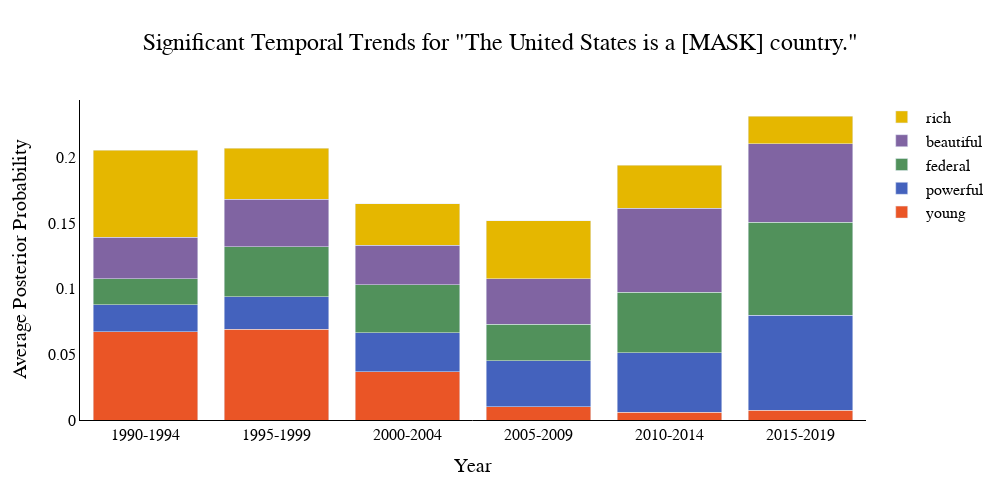

Notebook cell for this chart:
### Code cell
visuzlize_process('The United States is a [MASK] country.', top_k=25, saveas='us_country.html')

### Figure 1 — Plotly figure (JSON) as saved in the notebook; plotly's stock layout.template omitted (floating-point values rounded to 4 significant figures)
{"data": [{"hovertemplate": "<b> young</b><br> Years: %{x}<br> Probability: %{y:.3f}<extra></extra>", "marker": {"color": "#EA5526"}, "name": " young", "type": "bar", "x": ["1990-1994", "1995-1999", "2000-2004", "2005-2009", "2010-2014", "2015-2019"], "y": [0.06735, 0.06936, 0.0368, 0.009968, 0.005784, 0.007366]}, {"hovertemplate": "<b> powerful</b><br> Years: %{x}<br> Probability: %{y:.3f}<extra></extra>", "marker": {"color": "#4462BD"}, "name": " powerful", "type": "bar", "x": ["1990-1994", "1995-1999", "2000-2004", "2005-2009", "2010-2014", "2015-2019"], "y": [0.02043, 0.02461, 0.02981, 0.03535, 0.04562, 0.0727]}, {"hovertemplate": "<b> federal</b><br> Years: %{x}<br> Probability: %{y:.3f}<extra></extra>", "marker": {"color": "#51915B"}, "name": " federal", "type": "bar", "x": ["1990-1994", "1995-1999", "2000-2004", "2005-2009", "2010-2014", "2015-2019"], "y": [0.0198, 0.03821, 0.03647, 0.02771, 0.04601, 0.07063]}, {"hovertemplate": "<b> beautiful</b><br> Years: %{x}<br> Probability: %{y:.3f}<extra></extra>", "marker": {"color": "#8064A2"}, "name": " beautiful", "type": "bar", "x": ["1990-1994", "1995-1999", "2000-2004", "2005-2009", "2010-2014", "2015-2019"], "y": [0.0317, 0.03614, 0.03013, 0.03489, 0.06413, 0.06009]}, {"hovertemplate": "<b> rich</b><br> Years: %{x}<br> Probability: %{y:.3f}<extra></extra>", "marker": {"color": "#E5B700"}, "name": " rich", "type": "bar", "x": ["1990-1994", "1995-1999", "2000-2004", "2005-2009", "2010-2014", "2015-2019"], "y": [0.06628, 0.03881, 0.03154, 0.0439, 0.03276, 0.02107]}], "layout": {"barmode": "stack", "height": 500, "hoverlabel": {"font": {"family": "Geist Mono", "size": 12}}, "hovermode": "x", "legend": {"font": {"color": "black", "family": "Junicode", "size": 16}}, "paper_bgcolor": "rgba(0,0,0,0)", "plot_bgcolor": "rgba(0,0,0,0)", "showlegend": true, "title": {"font": {"color": "black", "family": "Junicode", "size": 24}, "text": "Significant Temporal Trends for \"The United States is a [MASK] country.\"", "x": 0.5}, "width": 1000, "xaxis": {"linecolor": "black", "linewidth": 1, "showgrid": false, "tickfont": {"color": "black", "family": "Geist Mono", "size": 16}, "tickvals": ["1990-1994", "1995-1999", "2000-2004", "2005-2009", "2010-2014", "2015-2019"], "title": {"font": {"color": "black", "family": "Junicode", "size": 20}, "text": "Year"}, "type": "category", "zeroline": false}, "yaxis": {"linecolor": "black", "linewidth": 1, "showgrid": false, "tickfont": {"color": "black", "family": "Geist Mono", "size": 16}, "title": {"font": {"color": "black", "family": "Junicode", "size": 20}, "text": "Average Posterior Probability"}, "zeroline": false}}}
